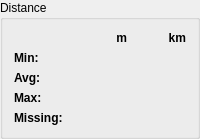
            <widget class="QGroupBox" name="groupBox_4">
             <property name="title">
              <string>Distance</string>
             </property>
             <layout class="QGridLayout" name="gridLayout_6">
              <item row="0" column="1">
               <widget class="QLabel" name="label_25">
                <property name="font">
                 <font>
                  <bold>true</bold>
                 </font>
                </property>
                <property name="text">
                 <string>m</string>
                </property>
                <property name="alignment">
                 <set>Qt::AlignRight|Qt::AlignTrailing|Qt::AlignVCenter</set>
                </property>
               </widget>
              </item>
              <item row="4" column="1" colspan="2">
               <widget class="QLabel" name="labelDistanceMissing">
                <property name="lineWidth">
                 <number>2</number>
                </property>
                <property name="text">
                 <string/>
                </property>
                <property name="alignment">
                 <set>Qt::AlignRight|Qt::AlignTrailing|Qt::AlignVCenter</set>
                </property>
               </widget>
              </item>
              <item row="3" column="2">
               <widget class="QLabel" name="labelDistanceMaxKM">
                <property name="text">
                 <string/>
                </property>
                <property name="alignment">
                 <set>Qt::AlignRight|Qt::AlignTrailing|Qt::AlignVCenter</set>
                </property>
               </widget>
              </item>
              <item row="2" column="0">
               <widget class="QLabel" name="label_14">
                <property name="font">
                 <font>
                  <bold>true</bold>
                 </font>
                </property>
                <property name="text">
                 <string>Avg:</string>
                </property>
               </widget>
              </item>
              <item row="1" column="2">
               <widget class="QLabel" name="labelDistanceMinKM">
                <property name="text">
                 <string/>
                </property>
                <property name="alignment">
                 <set>Qt::AlignRight|Qt::AlignTrailing|Qt::AlignVCenter</set>
                </property>
               </widget>
              </item>
              <item row="2" column="1">
               <widget class="QLabel" name="labelDistanceAvgM">
                <property name="text">
                 <string/>
                </property>
                <property name="alignment">
                 <set>Qt::AlignRight|Qt::AlignTrailing|Qt::AlignVCenter</set>
                </property>
               </widget>
              </item>
              <item row="3" column="1">
               <widget class="QLabel" name="labelDistanceMaxM">
                <property name="text">
                 <string/>
                </property>
                <property name="alignment">
                 <set>Qt::AlignRight|Qt::AlignTrailing|Qt::AlignVCenter</set>
                </property>
               </widget>
              </item>
              <item row="1" column="0">
               <widget class="QLabel" name="label_13">
                <property name="font">
                 <font>
                  <bold>true</bold>
                 </font>
                </property>
                <property name="text">
                 <string>Min:</string>
                </property>
               </widget>
              </item>
              <item row="2" column="2">
               <widget class="QLabel" name="labelDistanceAvgKM">
                <property name="text">
                 <string/>
                </property>
                <property name="alignment">
                 <set>Qt::AlignRight|Qt::AlignTrailing|Qt::AlignVCenter</set>
                </property>
               </widget>
              </item>
              <item row="3" column="0">
               <widget class="QLabel" name="label_12">
                <property name="font">
                 <font>
                  <bold>true</bold>
                 </font>
                </property>
                <property name="text">
                 <string>Max:</string>
                </property>
               </widget>
              </item>
              <item row="0" column="2">
               <widget class="QLabel" name="label_26">
                <property name="font">
                 <font>
                  <bold>true</bold>
                 </font>
                </property>
                <property name="text">
                 <string>km</string>
                </property>
                <property name="alignment">
                 <set>Qt::AlignRight|Qt::AlignTrailing|Qt::AlignVCenter</set>
                </property>
               </widget>
              </item>
              <item row="1" column="1">
               <widget class="QLabel" name="labelDistanceMinM">
                <property name="text">
                 <string/>
                </property>
                <property name="alignment">
                 <set>Qt::AlignRight|Qt::AlignTrailing|Qt::AlignVCenter</set>
                </property>
               </widget>
              </item>
              <item row="4" column="0">
               <widget class="QLabel" name="label_18">
                <property name="font">
                 <font>
                  <bold>true</bold>
                 </font>
                </property>
                <property name="text">
                 <string>Missing:</string>
                </property>
               </widget>
              </item>
             </layout>
            </widget>
